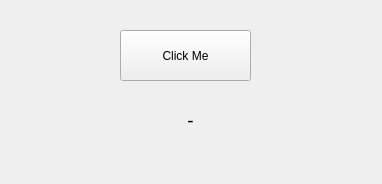
<?xml version="1.0" encoding="UTF-8"?>
<ui version="4.0">
 <class>Widget</class>
 <widget class="QWidget" name="Widget">
  <property name="geometry">
   <rect>
    <x>0</x>
    <y>0</y>
    <width>382</width>
    <height>184</height>
   </rect>
  </property>
  <property name="windowTitle">
   <string>Widget</string>
  </property>
  <widget class="QPushButton" name="pushButton">
   <property name="geometry">
    <rect>
     <x>120</x>
     <y>30</y>
     <width>131</width>
     <height>51</height>
    </rect>
   </property>
   <property name="text">
    <string>Click Me</string>
   </property>
  </widget>
  <widget class="QLabel" name="label">
   <property name="geometry">
    <rect>
     <x>10</x>
     <y>110</y>
     <width>361</width>
     <height>20</height>
    </rect>
   </property>
   <property name="font">
    <font>
     <pointsize>14</pointsize>
    </font>
   </property>
   <property name="text">
    <string>-</string>
   </property>
   <property name="alignment">
    <set>Qt::AlignCenter</set>
   </property>
  </widget>
 </widget>
 <resources/>
 <connections/>
</ui>
